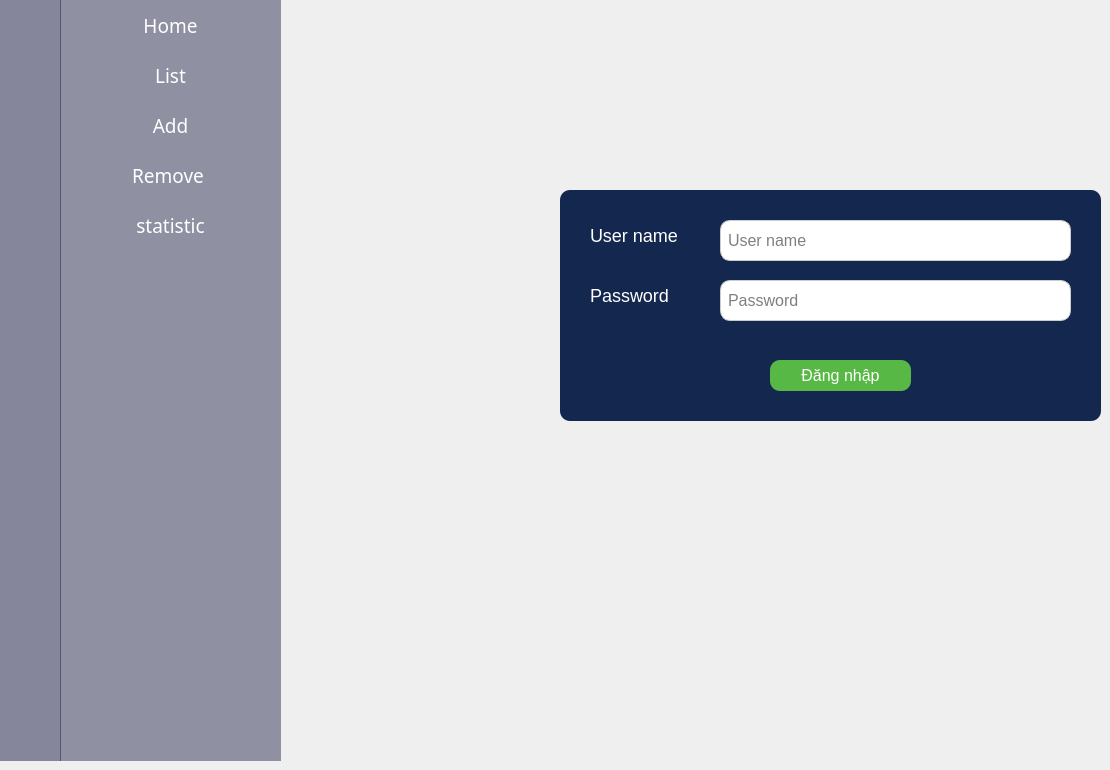
    <widget class="QWidget" name="Login">
     <widget class="QWidget" name="widget_3" native="true">
      <property name="geometry">
       <rect>
        <x>60</x>
        <y>0</y>
        <width>221</width>
        <height>761</height>
       </rect>
      </property>
      <property name="cursor">
       <cursorShape>ArrowCursor</cursorShape>
      </property>
      <property name="styleSheet">
       <string notr="true">background-color: rgba(47, 48, 85,0.5);</string>
      </property>
      <widget class="QPushButton" name="pushButton_16">
       <property name="geometry">
        <rect>
         <x>0</x>
         <y>0</y>
         <width>221</width>
         <height>51</height>
        </rect>
       </property>
       <property name="font">
        <font>
         <family>Algerian</family>
         <pointsize>14</pointsize>
        </font>
       </property>
       <property name="styleSheet">
        <string notr="true">QPushButton {
background-color: rgba(0,0,0,0);
background-image: url();
border: none;
color: white;
}
QPushButton:hover{
background-color: #1a1946;
}
</string>
       </property>
       <property name="text">
        <string>Home</string>
       </property>
      </widget>
      <widget class="QPushButton" name="pushButton_17">
       <property name="geometry">
        <rect>
         <x>0</x>
         <y>50</y>
         <width>221</width>
         <height>51</height>
        </rect>
       </property>
       <property name="font">
        <font>
         <family>Algerian</family>
         <pointsize>14</pointsize>
        </font>
       </property>
       <property name="styleSheet">
        <string notr="true">QPushButton {
background-color: rgba(0,0,0,0);
background-image: url();
border: none;
color: white;
}
QPushButton:hover{
background-color: #1a1946;
}
</string>
       </property>
       <property name="text">
        <string>List</string>
       </property>
      </widget>
      <widget class="QPushButton" name="pushButton_18">
       <property name="geometry">
        <rect>
         <x>0</x>
         <y>100</y>
         <width>221</width>
         <height>51</height>
        </rect>
       </property>
       <property name="font">
        <font>
         <family>Algerian</family>
         <pointsize>14</pointsize>
        </font>
       </property>
       <property name="styleSheet">
        <string notr="true">QPushButton {
background-color: rgba(0,0,0,0);
background-image: url();
border: none;
color: white;
}
QPushButton:hover{
background-color: #1a1946;
}
</string>
       </property>
       <property name="text">
        <string>Add</string>
       </property>
      </widget>
      <widget class="QPushButton" name="pushButton_19">
       <property name="geometry">
        <rect>
         <x>0</x>
         <y>150</y>
         <width>221</width>
         <height>51</height>
        </rect>
       </property>
       <property name="font">
        <font>
         <family>Algerian</family>
         <pointsize>14</pointsize>
        </font>
       </property>
       <property name="styleSheet">
        <string notr="true">QPushButton {
background-color: rgba(0,0,0,0);
background-image: url();
border: none;
color: white;
}
QPushButton:hover{
background-color: #1a1946;
}
</string>
       </property>
       <property name="text">
        <string>Remove </string>
       </property>
      </widget>
      <widget class="QPushButton" name="pushButton_20">
       <property name="geometry">
        <rect>
         <x>0</x>
         <y>200</y>
         <width>221</width>
         <height>51</height>
        </rect>
       </property>
       <property name="font">
        <font>
         <family>Algerian</family>
         <pointsize>14</pointsize>
        </font>
       </property>
       <property name="styleSheet">
        <string notr="true">QPushButton {
background-color: rgba(0,0,0,0);
background-image: url();
border: none;
color: white;
}
QPushButton:hover{
background-color: #1a1946;
}
</string>
       </property>
       <property name="text">
        <string>statistic</string>
       </property>
      </widget>
     </widget>
     <widget class="QWidget" name="widget_4" native="true">
      <property name="geometry">
       <rect>
        <x>0</x>
        <y>0</y>
        <width>61</width>
        <height>761</height>
       </rect>
      </property>
      <property name="styleSheet">
       <string notr="true">background-color: rgba(27, 26, 71,0.5);</string>
      </property>
     </widget>
     <widget class="QWidget" name="login" native="true">
      <property name="geometry">
       <rect>
        <x>560</x>
        <y>190</y>
        <width>541</width>
        <height>231</height>
       </rect>
      </property>
      <property name="styleSheet">
       <string notr="true">background-color: #14274e;
border-radius: 10px;</string>
      </property>
      <widget class="QLineEdit" name="password">
       <property name="geometry">
        <rect>
         <x>160</x>
         <y>90</y>
         <width>351</width>
         <height>41</height>
        </rect>
       </property>
       <property name="styleSheet">
        <string notr="true">border: 1px solid #ccc;
font-size: 16px;
padding: 5px;
color: black;
background-color: white;</string>
       </property>
       <property name="maxLength">
        <number>40</number>
       </property>
       <property name="echoMode">
        <enum>QLineEdit::Password</enum>
       </property>
       <property name="placeholderText">
        <string>Password</string>
       </property>
      </widget>
      <widget class="QLineEdit" name="user_name">
       <property name="geometry">
        <rect>
         <x>160</x>
         <y>30</y>
         <width>351</width>
         <height>41</height>
        </rect>
       </property>
       <property name="styleSheet">
        <string notr="true">border: 1px solid #ccc;
font-size: 16px;
padding: 5px;
color: black;
background-color: white;</string>
       </property>
       <property name="maxLength">
        <number>40</number>
       </property>
       <property name="placeholderText">
        <string>User name</string>
       </property>
      </widget>
      <widget class="QPushButton" name="logined_btn">
       <property name="geometry">
        <rect>
         <x>210</x>
         <y>170</y>
         <width>141</width>
         <height>31</height>
        </rect>
       </property>
       <property name="cursor">
        <cursorShape>PointingHandCursor</cursorShape>
       </property>
       <property name="styleSheet">
        <string notr="true">QPushButton{
border: none;
font-size: 16px;
padding: 5px;
color: white;
background-color: rgb(87,184,69);
}
QPushButton:hover{
background-color:rgb(170, 170, 170);
}</string>
       </property>
       <property name="text">
        <string>Đăng nhập</string>
       </property>
      </widget>
      <widget class="QLabel" name="notify_text">
       <property name="geometry">
        <rect>
         <x>170</x>
         <y>140</y>
         <width>281</width>
         <height>20</height>
        </rect>
       </property>
       <property name="styleSheet">
        <string notr="true">color: rgb(255, 84, 32);
font-size: 14px;</string>
       </property>
       <property name="text">
        <string/>
       </property>
      </widget>
      <widget class="QLabel" name="label_12">
       <property name="geometry">
        <rect>
         <x>30</x>
         <y>90</y>
         <width>101</width>
         <height>31</height>
        </rect>
       </property>
       <property name="styleSheet">
        <string notr="true">color: white;
font-size: 18px;
text-align: center;
font-weight: 0px;</string>
       </property>
       <property name="text">
        <string>Password</string>
       </property>
       <property name="alignment">
        <set>Qt::AlignLeading|Qt::AlignLeft|Qt::AlignVCenter</set>
       </property>
      </widget>
      <widget class="QLabel" name="label_13">
       <property name="geometry">
        <rect>
         <x>30</x>
         <y>30</y>
         <width>111</width>
         <height>31</height>
        </rect>
       </property>
       <property name="styleSheet">
        <string notr="true">color: white;
font-size: 18px;
text-align: center;
font-weight: 0px;</string>
       </property>
       <property name="text">
        <string>User name</string>
       </property>
       <property name="alignment">
        <set>Qt::AlignLeading|Qt::AlignLeft|Qt::AlignVCenter</set>
       </property>
      </widget>
     </widget>
    </widget>
